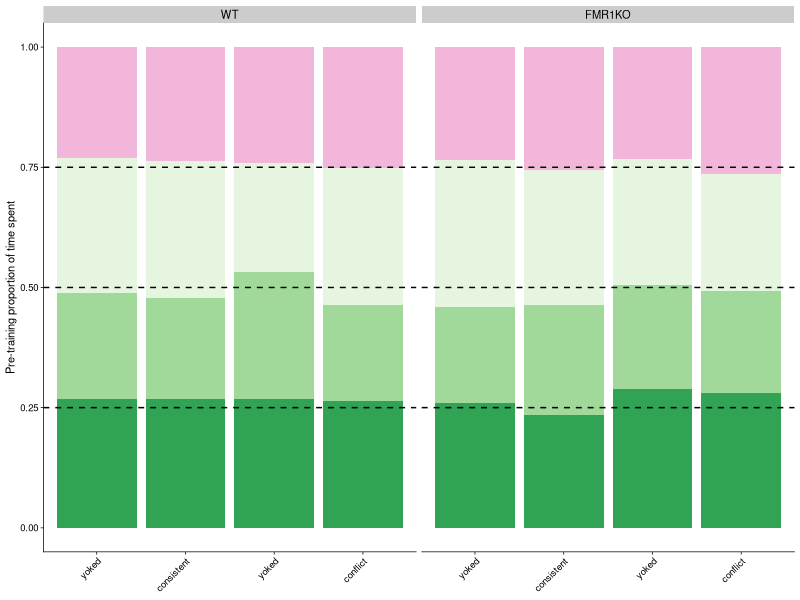
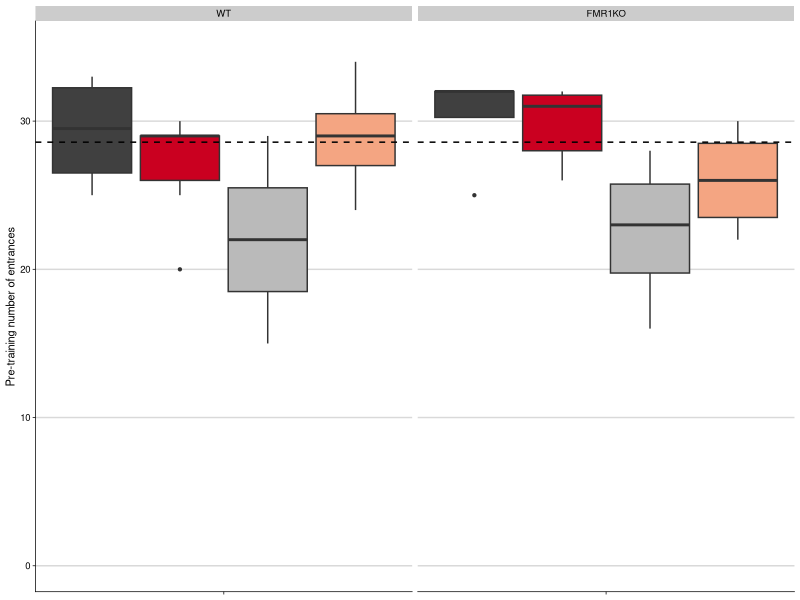
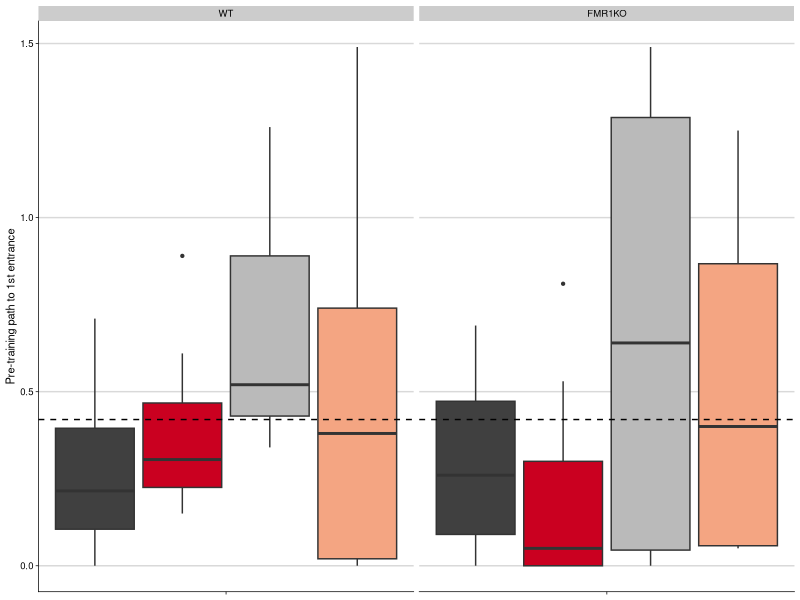
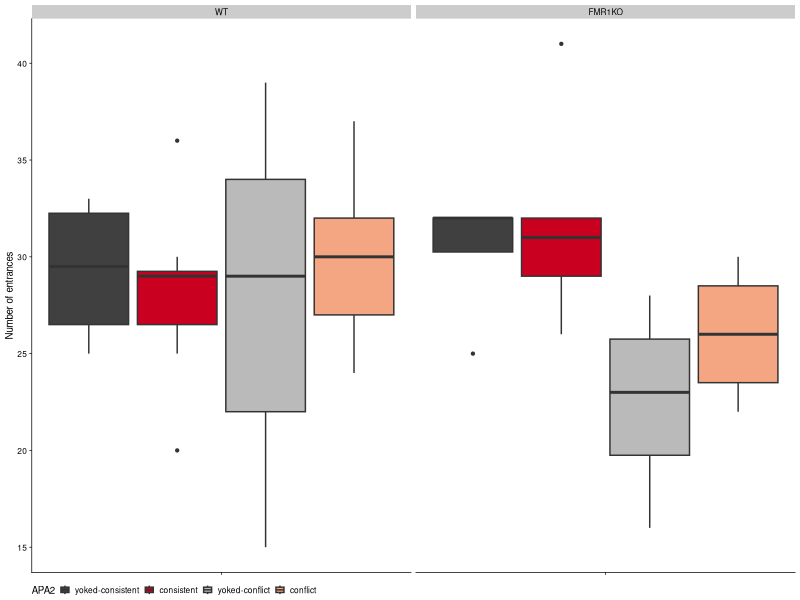
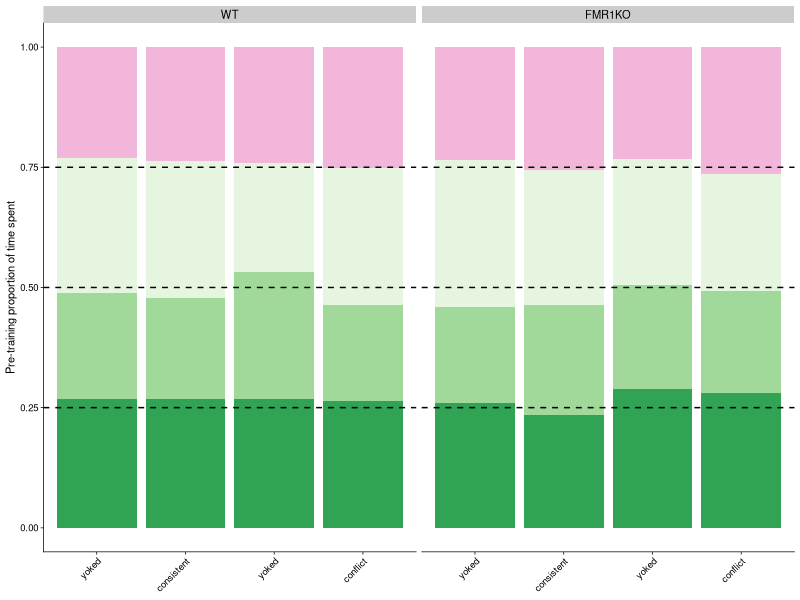
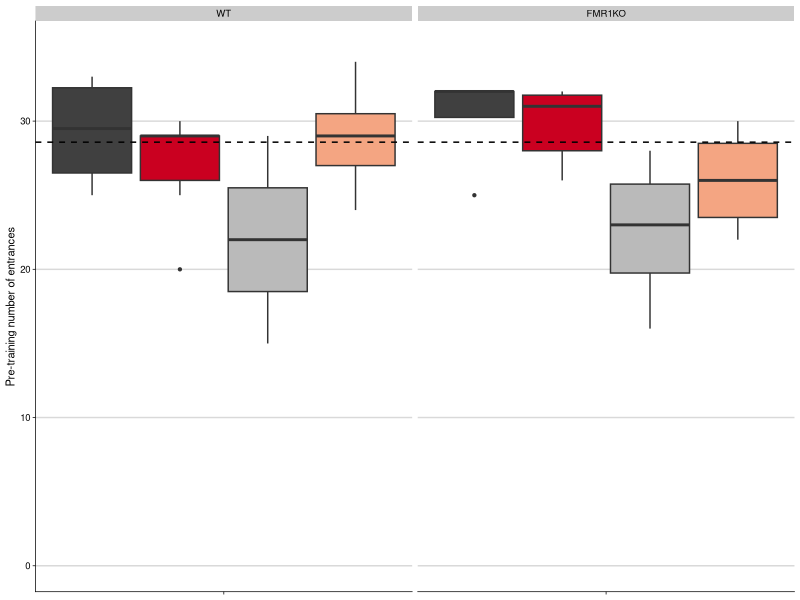
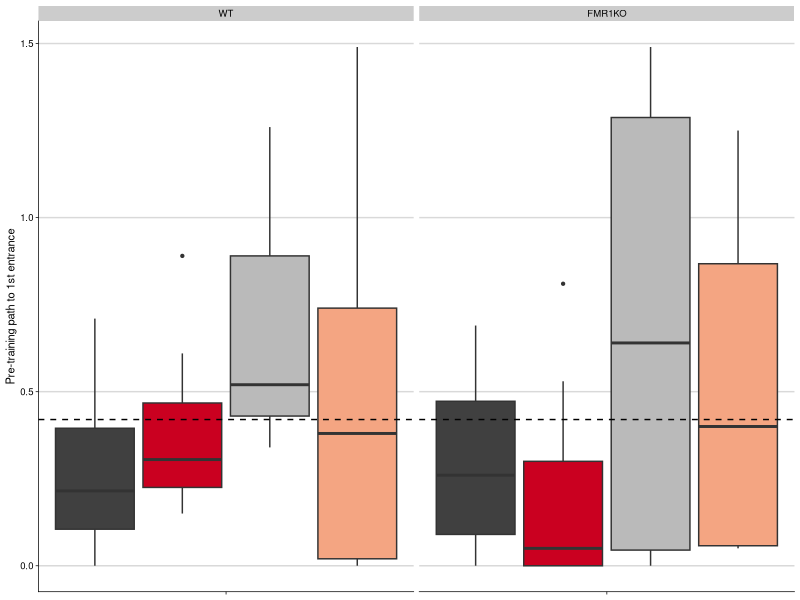
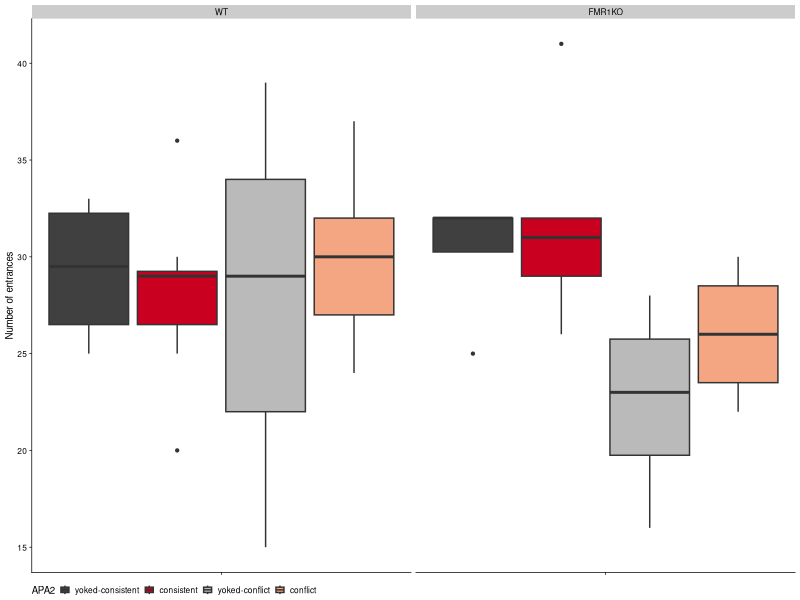

Generate these figures, in order, with R:
## ---- chunk 1
library(dplyr) # for subsetting data 
library(car) # for fancy ANOVA
library(ggplot2) # for plotting
library(cowplot) # for "easier"" ggplot themes

knitr::opts_chunk$set(fig.path = '../figures/01_behavior/')

colorvalAPA2 <-  c( "#404040","#ca0020", "#bababa", "#f4a582")
## ---- chunk 2
behavior <- read.csv("../results/behaviordata.csv", header = T)
behavior$APA2 <- factor(behavior$APA2, levels = c("yoked-consistent","consistent", "yoked-conflict","conflict")) ## relevel then rename factors treatment
behavior$Genotype <- factor(behavior$Genotype, levels = c("WT","FMR1KO")) # relevel genotype

proptime <- read.csv("../results/behaviorproptime.csv", header = T)
proptime$APA2 <- factor(proptime$APA2, levels = c("yoked-consistent","consistent", "yoked-conflict","conflict")) ## relevel then rename factors treatment
proptime$Genotype <- factor(proptime$Genotype, levels = c("WT","FMR1KO")) # relevel genotype
proptime$variable <- factor(proptime$variable, 
          levels = c("pTimeTarget", "pTimeCCW", "pTimeOPP", "pTimeCW"))
## ---- chunk 3
PathNumStats <- behavior  %>% 
  filter(TrainSessionComboNum == "1") 

mean(PathNumStats$pTimeTarget)
mean(PathNumStats$pTimeCCW)
mean(PathNumStats$pTimeOPP)
mean(PathNumStats$pTimeCW)

## ---- chunk 4
# the name 'timespent3' is a reminant from a previous order of figures
timespent3 <- proptime %>%
  filter(TrainSessionComboNum %in% c("1")) %>%
  ggplot(aes(x = APA2, y = value,fill = variable)) + 
    geom_bar(position = "fill",stat = "identity") +
    scale_x_discrete(name=NULL,
                     labels = c("yoked", "consistent", "yoked", "conflict")) +
  facet_wrap(~Genotype, nrow=1) +
  theme_cowplot(font_size = 8, line_size = 0.25) +
  theme(legend.title=element_blank()) +
  theme(legend.position="none") +
  scale_y_continuous(name= "Pre-training proportion of time spent") +
  scale_fill_manual(values = c("#f1b6da", "#e5f5e0" ,"#a1d99b", "#31a354")) + 
  geom_hline(yintercept=c(0.25,0.50, 0.75), color="black" , linetype="dashed") +
  theme(strip.text.x = element_text(size = 8)) +
  theme(axis.text.x = element_text(angle = 45, hjust = 1))
timespent3

pdf(file="../figures/01_behavior/timespent3.pdf", width=2, height=2.25)
plot(timespent3)
dev.off()
## ---- chunk 5
PathNumStats <- behavior  %>% 
  filter(TrainSessionComboNum == "1") 

summary(aov(pTimeTarget ~  APA2 + Genotype, data=PathNumStats))
summary(aov(pTimeOPP ~  APA2 + Genotype, data=PathNumStats))
summary(aov(pTimeCW ~  APA2 + Genotype, data=PathNumStats))
summary(aov(pTimeCCW ~  APA2 + Genotype, data=PathNumStats))

# anova for genotype, training, and the interaction
library(car)
Anova(lm(data = PathNumStats, pTimeTarget ~ Genotype * APA2 ), type = 3)
summary(aov(value ~  APA2 * Genotype + variable, data=proptime))
## ---- chunk 6
num1 <- behavior %>%
    filter(TrainSessionComboNum %in% c("1")) %>% 
  ggplot(aes(x = as.numeric(TrainSessionComboNum), y = NumEntrances, fill=APA2)) +
  geom_boxplot(outlier.size=0.8, lwd=0.5) +
  facet_wrap(~Genotype) +
  scale_fill_manual(values = colorvalAPA2) +  
 scale_x_continuous(name=NULL, 
                       breaks = c(1, 2, 3, 4, 5, 6, 7, 8, 9),
                       labels = NULL) +
    background_grid(major = "y", minor = "none") +
   scale_y_continuous(name = "Pre-training number of entrances",
                     limits = c(0,35)) +
  geom_hline(yintercept=c(28.58), color="black", linetype = "dashed" ) + 
  theme_cowplot(font_size = 8, line_size = 0.25) + 
  theme(legend.position="none") +
    background_grid(major = "y", minor = "none") 
num1

pdf(file="../figures/01_behavior/num1.pdf", width=1.75, height=1.9)
plot(num1)
dev.off()
## ---- chunk 7
path1 <- behavior %>%
    filter(TrainSessionComboNum %in% c("1")) %>% 
  ggplot(aes(x = as.numeric(TrainSessionComboNum), 
             y = Path1stEntr, fill=APA2)) +
  geom_boxplot(outlier.size=0.8, lwd=0.5) +
  facet_wrap(~Genotype) +
  scale_fill_manual(values = colorvalAPA2) +  
 scale_x_continuous(name=NULL, 
                       breaks = c(1, 2, 3, 4, 5, 6, 7, 8, 9),
                       labels = NULL) +
   scale_y_continuous(name = "Pre-training path to 1st entrance") +
    geom_hline(yintercept=c(0.42), color="black" , linetype = "dashed") + 
  theme_cowplot(font_size = 8, line_size = 0.25) + 
  theme(legend.position="none") +
    background_grid(major = "y", minor = "none") 
path1

legend2 <- behavior %>%
    filter(TrainSessionComboNum %in% c("1")) %>% 
  ggplot(aes(x = as.numeric(TrainSessionComboNum), 
             y = NumEntrances, fill=APA2)) +
  geom_boxplot(outlier.size=0.8) +
  facet_wrap(~Genotype) +
  scale_fill_manual(values = colorvalAPA2) + 
    scale_y_continuous(name = "Number of entrances") +
 scale_x_continuous(name=NULL, 
                       breaks = c(1, 2, 3, 4, 5, 6, 7, 8, 9),
                       labels = NULL)  +
  theme_cowplot(font_size = 7, line_size = 0.25) +
  theme(legend.position = "bottom")
legend2

pdf(file="../figures/01_behavior/path1.pdf", width=1.75, height=1.9)
plot(path1)
dev.off()
pdf(file="../figures/01_behavior/legend2.pdf", width=4, height=2)
plot(legend2)
dev.off()
## ---- chunk 8
summary(aov(NumEntrances ~  APA2 * Genotype, data=PathNumStats))
summary(aov(Path1stEntr~  APA2 * Genotype, data=PathNumStats))
mean(PathNumStats$NumEntrances)
mean(PathNumStats$Path1stEntr)
